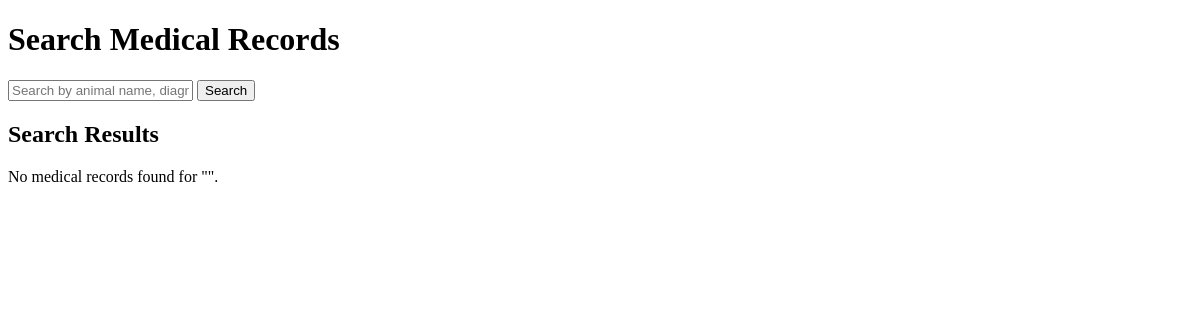
The page /medical-records/ on the database as committed earlier.
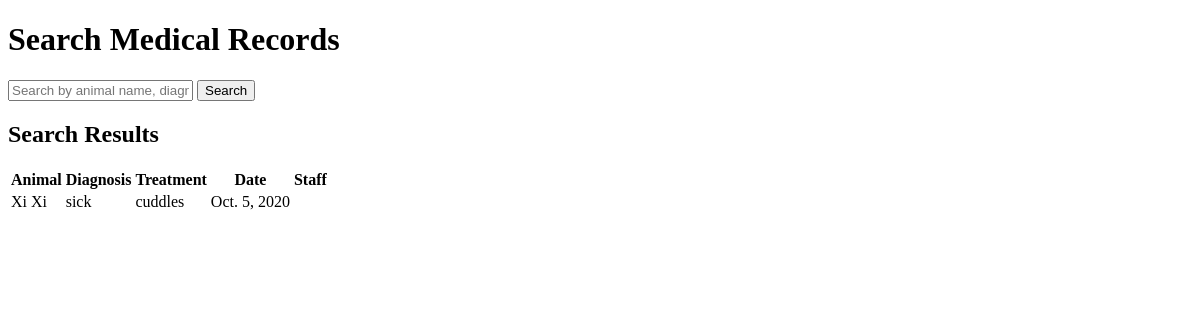
The same page on the database as committed later.
### shelterapp/models.py (models this page shows, shortened)
class MedicalRecord(models.Model):
    medicalID = models.AutoField(primary_key=True)
    animalID = models.ForeignKey(Animal, on_delete=models.CASCADE)
    staffID = models.ForeignKey(Staff, on_delete=models.CASCADE)
    diagnosis = models.CharField(max_length=200)
    treatment = models.TextField()
    date = models.DateField()
    note = models.TextField()

class Animal(models.Model):
    animalID = models.AutoField(primary_key=True)
    name = models.CharField(max_length=100)
    species = models.CharField(max_length=100)
    breed = models.CharField(max_length=100)
    age = models.IntegerField()
    gender = models.CharField(max_length=10)
    dateOfArrival = models.DateField()
    adoptedOrNot = models.IntegerField()
    healthStatus = models.CharField(max_length=100)
    description = models.TextField()
    locationID = models.IntegerField()
    reasonForIntake = models.CharField(max_length=100)
    adoptionFee = models.IntegerField()

### shelterapp/views.py (the view)
# urls.py: path('medical-records/', views.medical_records_search, name='medical_records_search'),
def medical_records_search(request):
    query = request.GET.get('q', '')  # Get the search term from the query parameter
    if query:
        medical_records = MedicalRecord.objects.filter(
            Q(diagnosis__icontains=query) |
            Q(animalID__name__icontains=query) |
            Q(staffID__firstName__icontains=query) |
            Q(staffID__lastName__icontains=query)
        )
    else:
        medical_records = MedicalRecord.objects.all()  # Show all records if no query is provided
    return render(request, 'medical_records_search.html', {
        'medical_records': medical_records, 'query': query
    })

### shelterapp/templates/medical_records_search.html (shortened to what this page needs)
<!DOCTYPE html>
<html lang="en">
<head>
</head>
<body>
    <h1>Search Medical Records</h1>
    <form method="get" action="{% url 'medical_records_search' %}">
        <input type="text" name="q" value="{{ query }}" placeholder="Search by animal name, diagnosis, or staff">
        <button type="submit">Search</button>
    </form>
    <h2>Search Results</h2>
    {% if medical_records %}
        <table>
            <thead>
                <tr>
                    <th>Animal</th>
                    <th>Diagnosis</th>
                    <th>Treatment</th>
                    <th>Date</th>
                    <th>Staff</th>
                </tr>
            </thead>
            <tbody>
                {% for record in medical_records %}
                    <tr>
                        <td>{{ record.animalID.name }}</td>
                        <td>{{ record.diagnosis }}</td>
                        <td>{{ record.treatment }}</td>
                        <td>{{ record.date }}</td>
                        <td>{{ record.staffID.firstName }} {{ record.staffID.lastName }}</td>
                    </tr>
                {% endfor %}
            </tbody>
        </table>
    {% else %}
        <p>No medical records found for "{{ query }}".</p>
    {% endif %}
</body>
</html>

Rows that differ between the two databases and show on the page:
added MedicalRecord: animalID.name "Xi Xi", diagnosis "sick", treatment "cuddles", date "Oct. 5, 2020"
Other text that changed with them:
text no longer shown: "No medical records found for \" \"."
text now shown: "Animal Diagnosis Treatment Date Staff"
